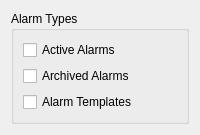
<ui version="4.0" >
 <class>AlarmTypeWidget</class>
 <widget class="QWidget" name="AlarmTypeWidget">
  <layout class="QVBoxLayout" name="verticalLayout">
   <item>
    <widget class="QGroupBox" name="groupBox">
     <property name="title" >
      <string>Alarm Types</string>
     </property>
     <property name="whatsThis">
      <string>Select which alarm type(s) this resource should contain.</string>
     </property>
     <layout class="QVBoxLayout" name="verticalLayout_1">
      <item>
       <widget class="QCheckBox" name="activeCheckBox">
        <property name="text" >
         <string>Active Alarms</string>
        </property>
        <property name="checked">
         <bool>false</bool>
        </property>
       </widget>
      </item>
      <item>
       <widget class="QCheckBox" name="archivedCheckBox">
        <property name="text">
         <string>Archived Alarms</string>
        </property>
        <property name="checked">
         <bool>false</bool>
        </property>
       </widget>
      </item>
      <item>
       <widget class="QCheckBox" name="templateCheckBox">
        <property name="text">
         <string>Alarm Templates</string>
        </property>
        <property name="checked">
         <bool>false</bool>
        </property>
       </widget>
      </item>
     </layout>
    </widget>
   </item>
  </layout>
 </widget>
 <resources/>
</ui>
